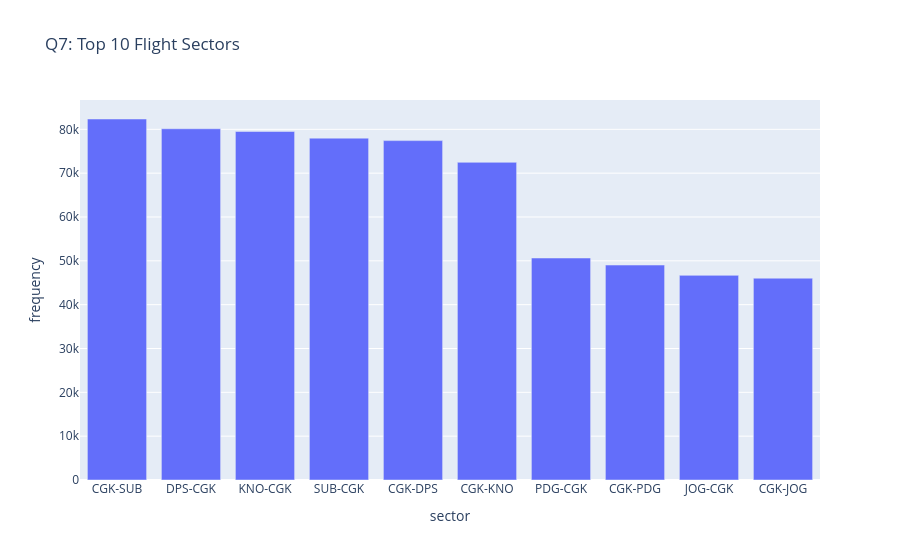

Notebook cell for this chart:
### Markdown cell above
### Q7: What are the top 10 most popular flight sectors?

### Code cell
# Question 7: Top flight sectors
print("Q7: What are the top 10 most popular flight sectors?")
top_sectors = df_cleaned['sector'].value_counts().head(10).reset_index()
display(top_sectors.style.hide(axis="index"))
top_sectors.columns = ['sector', 'frequency']
fig7 = px.bar(top_sectors, x='sector', y='frequency',
              title="Q7: Top 10 Flight Sectors")
fig7.show()

### Figure 1 — Plotly figure (JSON) as saved in the notebook; plotly's stock layout.template omitted (floating-point values rounded to 4 significant figures)
{"data": [{"alignmentgroup": "True", "hovertemplate": "sector=%{x}<br>frequency=%{y}<extra></extra>", "legendgroup": "", "marker": {"color": "#636efa", "pattern": {"shape": ""}}, "name": "", "offsetgroup": "", "orientation": "v", "showlegend": false, "textposition": "auto", "type": "bar", "x": ["CGK-SUB", "DPS-CGK", "KNO-CGK", "SUB-CGK", "CGK-DPS", "CGK-KNO", "PDG-CGK", "CGK-PDG", "JOG-CGK", "CGK-JOG"], "xaxis": "x", "y": [82357, 80126, 79510, 77992, 77428, 72475, 50643, 49036, 46685, 46043], "yaxis": "y"}], "layout": {"barmode": "relative", "legend": {"tracegroupgap": 0}, "title": {"text": "Q7: Top 10 Flight Sectors"}, "xaxis": {"anchor": "y", "domain": [0, 1], "title": {"text": "sector"}}, "yaxis": {"anchor": "x", "domain": [0, 1], "title": {"text": "frequency"}}}}
